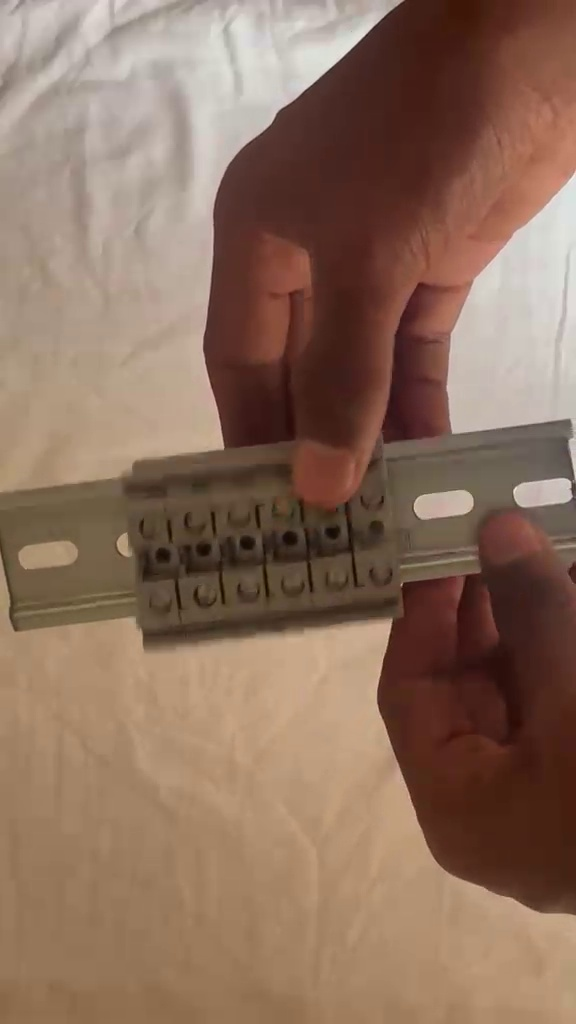
#> input picture data/sample_frames/state1_blocks_on_rail.jpg, 576 x 1024 px
$ python -i detector.py   (imports and definitions only)
#> lines starting #> are read from the running program, lines starting #| are printed output that depends on the picture; after the words box and inside, x2 and y2 are one past the last pixel; in counts of white or black regions, pixels touching at a corner belong together
#> further down, picture is the input picture: shape (1024, 576, 3); mean B, G, R 93.2, 111.2, 139.9
"""
DIN Rail & Terminal Block Locator Module.
Detects the DIN rail axis, the 6-block group boundary, partitions into deterministic
TB1-TB6 slot cells, and checks for end clamps and the end closer plate.
"""

import cv2
import numpy as np


class BlockDetector:
    def __init__(self, config: dict = None):
        self.config = config or {}
        self.total_terminals = self.config.get("assembly", {}).get("total_terminals", 6)
        self.check_end_clamps = self.config.get("assembly", {}).get("check_end_clamps", True)
        self.check_closer = self.config.get("assembly", {}).get("check_closer", True)

    def detect_assembly_cluster(self, frame):
        """
        Locates the DIN rail and mounted terminal block cluster.
        Returns:
            dict with:
                'cluster_bbox': [x, y, w, h]
                'slots': list of 6 slot dicts [TB1..TB6]
                'has_rail': bool
                'has_closer': bool
                'end_clamps': dict(left=bool, right=bool)
                'confidence': float
        """
        if frame is None or frame.size == 0:
            return None

        h, w = frame.shape[:2]
        gray = cv2.cvtColor(frame, cv2.COLOR_BGR2GRAY)
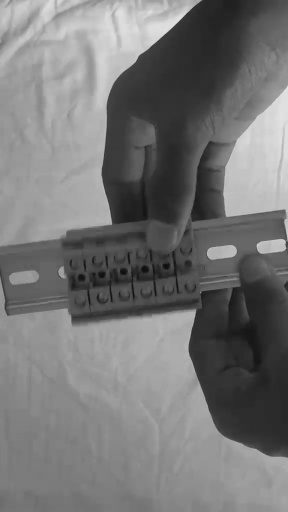
#> gray: shape (1024, 576) (shown at 1/2 size); min 13, max 239, mean 117.7

        # 1. Edge & Texture Analysis for Terminal Block group
        # Terminal blocks have strong vertical boundary edges and screw hole cavities
        blurred = cv2.GaussianBlur(gray, (5, 5), 0)
        edges = cv2.Canny(blurred, 40, 140)
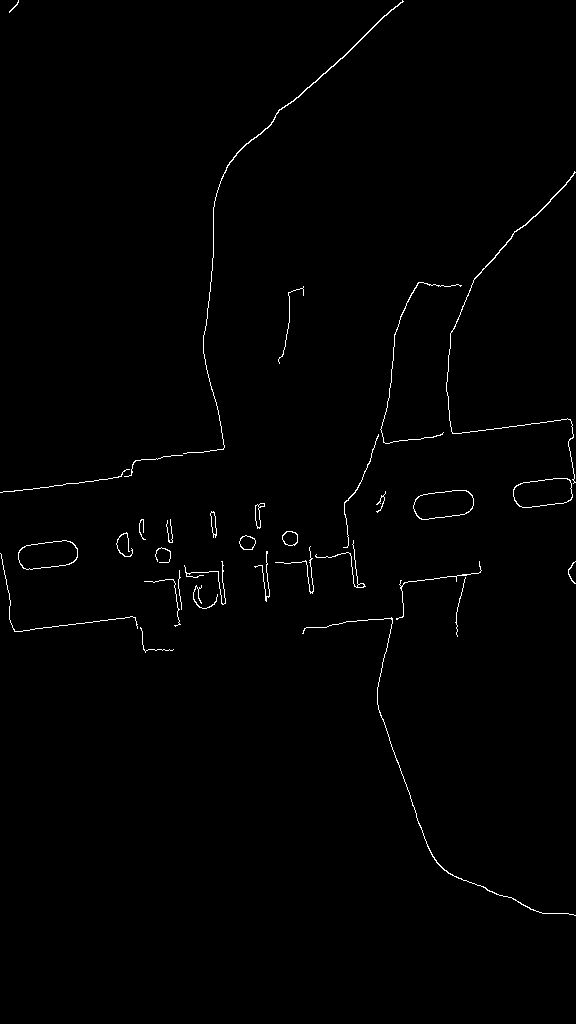
#> edges: shape (1024, 576); 0.81% white in thin lines or dots, all inside (x1, y1, x2, y2) = (0, 0, 576, 916)

        # Morphological dilation along vertical/horizontal to connect block contours
        k_rect = cv2.getStructuringElement(cv2.MORPH_RECT, (11, 7))
        morphed = cv2.morphologyEx(edges, cv2.MORPH_CLOSE, k_rect)
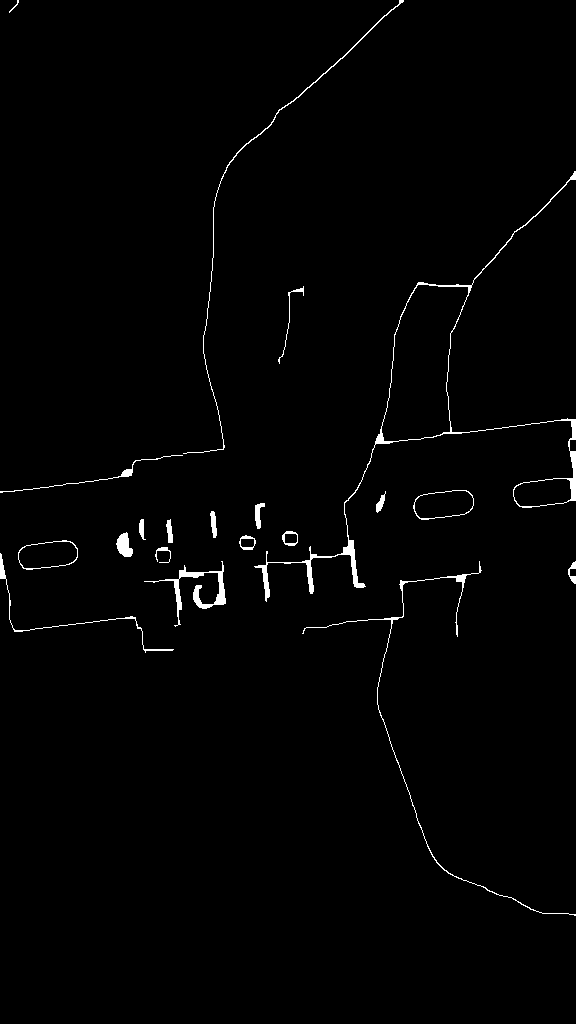
#> morphed: shape (1024, 576); 1.2% white; 20 white regions

        cnts, _ = cv2.findContours(morphed, cv2.RETR_EXTERNAL, cv2.CHAIN_APPROX_SIMPLE)
#> cnts = 20 contours, 1 with area under 20; largest, box (x1, y1, x2, y2) and area: (254, 171, 576, 602) 11536, (413, 490, 474, 520) 1370, (18, 540, 78, 570) 1334, (144, 561, 226, 627) 608, (116, 532, 133, 557) 241
        valid_cnts = []
        for c in cnts:
            area = cv2.contourArea(c)
            if area > (w * h * 0.025):  # At least 2.5% of frame
                bx, by, bw, bh = cv2.boundingRect(c)
                # Aspect ratio check: block group is typically wider or square-ish
                valid_cnts.append((area, (bx, by, bw, bh)))
#> this loop made 20 passes
#> area on passes 1 to 8: 57, 210, 607.5, 136.5, 33, 1333.5, 174.5, 241
#> after the loop, valid_cnts = []

        if not valid_cnts:
            # Fallback: adaptive thresholding on central ROI
            th = cv2.adaptiveThreshold(gray, 255, cv2.ADAPTIVE_THRESH_GAUSSIAN_C, cv2.THRESH_BINARY_INV, 25, 4)
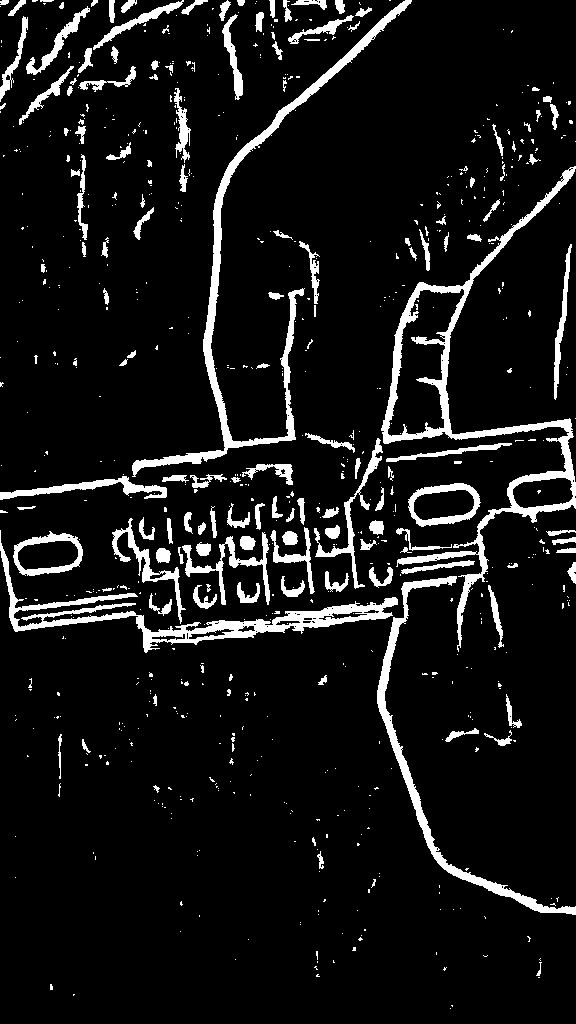
#> th: shape (1024, 576); 8.5% white; 724 white regions (573 under 20 px), largest, box (x1, y1, x2, y2) and area: (381, 166, 576, 652) 8078, (132, 0, 412, 477) 6180, (0, 530, 398, 653) 5656
            k_fb = cv2.getStructuringElement(cv2.MORPH_RECT, (15, 15))
            th_m = cv2.morphologyEx(th, cv2.MORPH_CLOSE, k_fb)
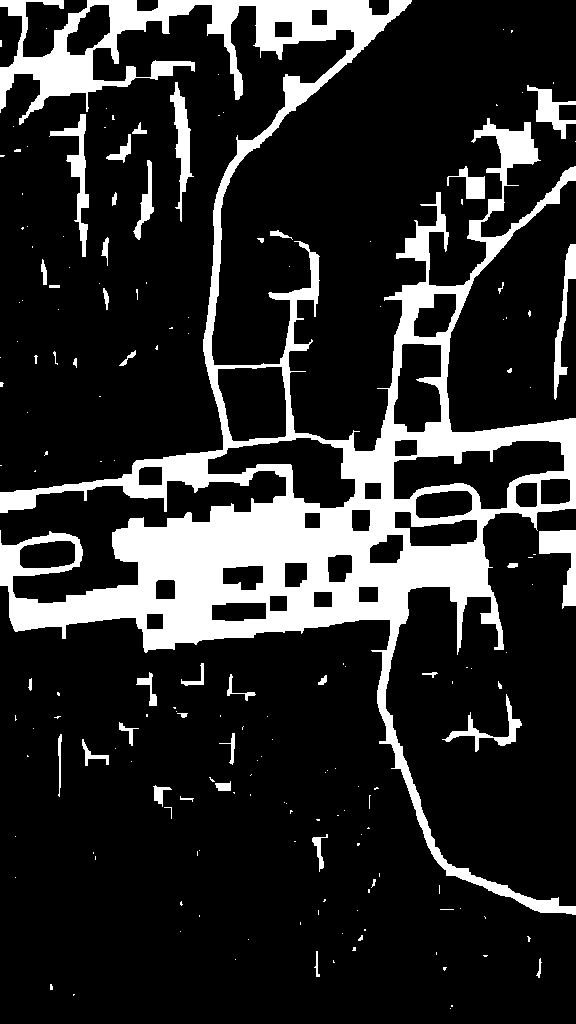
#> th_m: shape (1024, 576); 17% white; 176 white regions (133 under 20 px)
            cnts_fb, _ = cv2.findContours(th_m, cv2.RETR_EXTERNAL, cv2.CHAIN_APPROX_SIMPLE)
#> cnts_fb = 176 contours, 142 with area under 20; largest, box (x1, y1, x2, y2) and area: (0, 0, 576, 915) 118449, (539, 530, 576, 609) 1225, (49, 114, 89, 257) 1096, (170, 82, 194, 222) 1059, (554, 244, 576, 400) 848
            for c in cnts_fb:
                area = cv2.contourArea(c)
                if area > (w * h * 0.03):
                    bx, by, bw, bh = cv2.boundingRect(c)
                    valid_cnts.append((area, (bx, by, bw, bh)))
#> this loop made 176 passes
#> (area, bx, by, bw, bh) on pass 176: (118449, 0, 0, 576, 915)
#> after the loop, valid_cnts = [(118449, (0, 0, 576, 915))]

        if not valid_cnts:
            return None

        # Choose largest bounding box as main assembly
        valid_cnts.sort(key=lambda x: x[0], reverse=True)
        _, (gx, gy, gw, gh) = valid_cnts[0]
#> gx = 0; gy = 0; gw = 576; gh = 915

        # 2. Geometric Slot Partitioning (TB1 through TB6)
        # Determine orientation: DIN rail is primarily horizontal if gw >= gh, else vertical
        is_horizontal = gw >= gh
#> is_horizontal = False
        slots = []

        if is_horizontal:
            slot_w = gw / float(self.total_terminals)
            for i in range(self.total_terminals):
                sx = int(gx + i * slot_w)
                sy = gy
                sw = int(slot_w)
                sh = gh
                # Wire entry port is in the bottom/top half of the terminal block
                port_roi = [sx, int(sy + sh * 0.45), sw, int(sh * 0.55)]
                slots.append({
                    "name": f"TB{i+1}",
                    "index": i,
                    "bbox": [sx, sy, sw, sh],
                    "port_roi": port_roi,
                })
        else:
            slot_h = gh / float(self.total_terminals)
#> slot_h = 152.5
            for i in range(self.total_terminals):
                sx = gx
                sy = int(gy + i * slot_h)
                sw = gw
                sh = int(slot_h)
                port_roi = [int(sx + sw * 0.45), sy, int(sw * 0.55), sh]
                slots.append({
                    "name": f"TB{i+1}",
                    "index": i,
                    "bbox": [sx, sy, sw, sh],
                    "port_roi": port_roi,
                })
#> this loop made 6 passes
#> (sy, port_roi) on passes 1 to 6: (0, [259, 0, 316, 152]), (152, [259, 152, 316, 152]), (305, [259, 305, 316, 152]), (457, [259, 457, 316, 152]), (610, [259, 610, 316, 152]), (762, [259, 762, 316, 152])
#> after the loop, slots = 6 items

        # 3. Detect End Clamps on left and right margins of the rail
        pad_x = int(gw * 0.18)
#> pad_x = 103
        left_clamp_roi = [max(0, gx - pad_x), gy, pad_x, gh]
#> left_clamp_roi = [0, 0, 103, 915]
        right_clamp_roi = [min(w - 1, gx + gw), gy, min(pad_x, w - (gx + gw)), gh]
#> right_clamp_roi = [575, 0, 0, 915]

        # Check for edges / metal bracket presence in clamp ROIs
        def has_bracket(roi):
            rx, ry, rw, rh = roi
#> rx = 0; ry = 0; rw = 103; rh = 915
            if rw <= 5 or rh <= 5:
                return False
            crop_edges = edges[ry:ry+rh, rx:rx+rw]
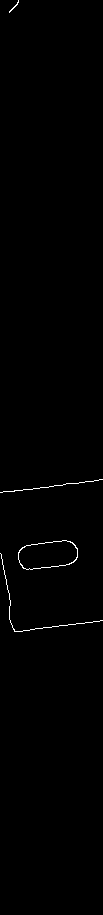
#> crop_edges: shape (915, 103); 0.48% white in thin lines or dots, all inside (x1, y1, x2, y2) = (0, 0, 103, 632)
            edge_density = cv2.countNonZero(crop_edges) / float(rw * rh)
#> edge_density = 0.00483
            return edge_density > 0.08

        has_left_clamp = has_bracket(left_clamp_roi)
#> has_left_clamp = False
        has_right_clamp = has_bracket(right_clamp_roi)
#> has_right_clamp = False

        # 4. Detect Closer (smooth insulating plate on end block)
        # Closer produces uniform texture without internal screw holes on the outer edge
        closer_roi = slots[-1]["bbox"] if slots else None
#> closer_roi = [0, 762, 576, 152]
        has_closer = True  # Verified by state classifier / texture variance

        return {
            "cluster_bbox": [gx, gy, gw, gh],
            "slots": slots,
            "has_rail": True,
            "has_closer": has_closer,
            "end_clamps": {"left": has_left_clamp, "right": has_right_clamp},
            "confidence": 0.92,
        }

>>> import cv2
>>> picture = cv2.imread('../data/sample_frames/state1_blocks_on_rail.jpg')
>>> result = BlockDetector().detect_assembly_cluster(picture)
#> result = 6 items

$ run again, on data/sample_frames/state2_closed.jpg
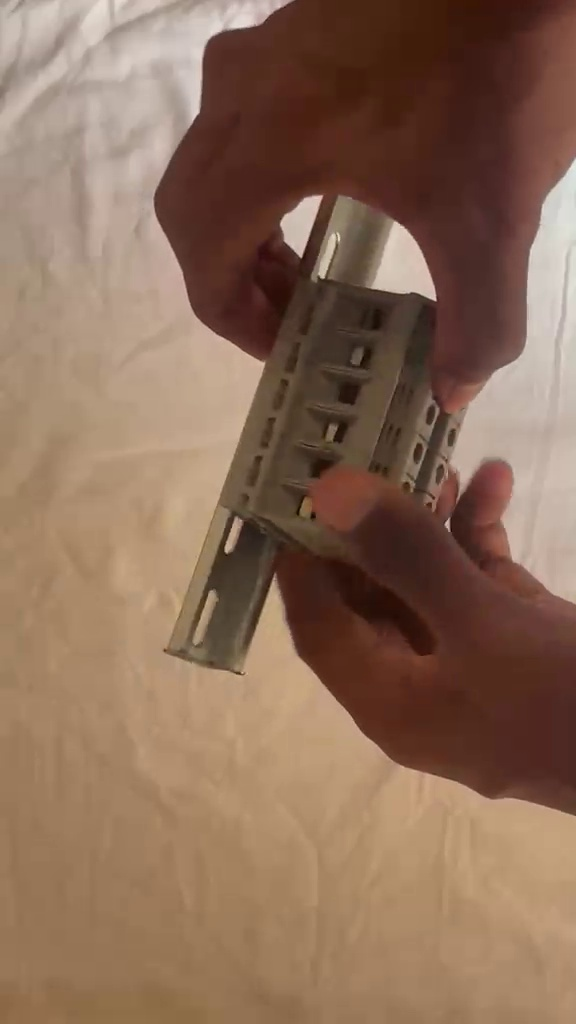
#> input picture data/sample_frames/state2_closed.jpg, 576 x 1024 px
#> picture is the input picture: shape (1024, 576, 3); mean B, G, R 88.2, 108.6, 139
#> in detect_assembly_cluster, `edges = cv2.Canny(blurred, 40, 140)`:
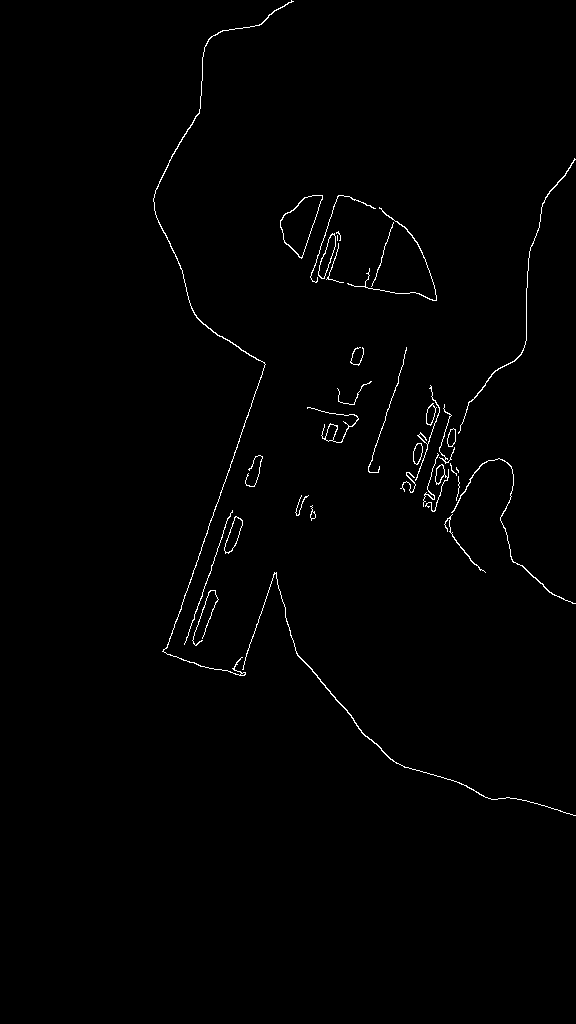
#> edges: shape (1024, 576); 0.85% white in thin lines or dots, all inside (x1, y1, x2, y2) = (153, 0, 576, 816)
#> morphed: shape (1024, 576); 1.8% white; 11 white regions
#> cnts = 11 contours; largest, box (x1, y1, x2, y2) and area: (310, 195, 437, 301) 3964, (400, 158, 576, 604) 3353, (184, 510, 243, 646) 1452, (280, 195, 323, 259) 1432, (153, 0, 576, 816) 627
#> the loop in detect_assembly_cluster, `for c in cnts:` made 11 passes
#> area on passes 1 to 8: 1452.5, 228, 283.5, 530, 24, 84.5, 161.5, 3964
#> after the loop in detect_assembly_cluster, `for c in cnts:`: valid_cnts = []
#> th: shape (1024, 576); 7.3% white; 676 white regions (515 under 20 px), largest, box (x1, y1, x2, y2) and area: (154, 0, 301, 676) 8207, (277, 571, 576, 816) 3319, (448, 152, 576, 450) 2463
#> in detect_assembly_cluster, `th_m = cv2.morphologyEx(th, cv2.MORPH_CLOSE, k_fb)`:
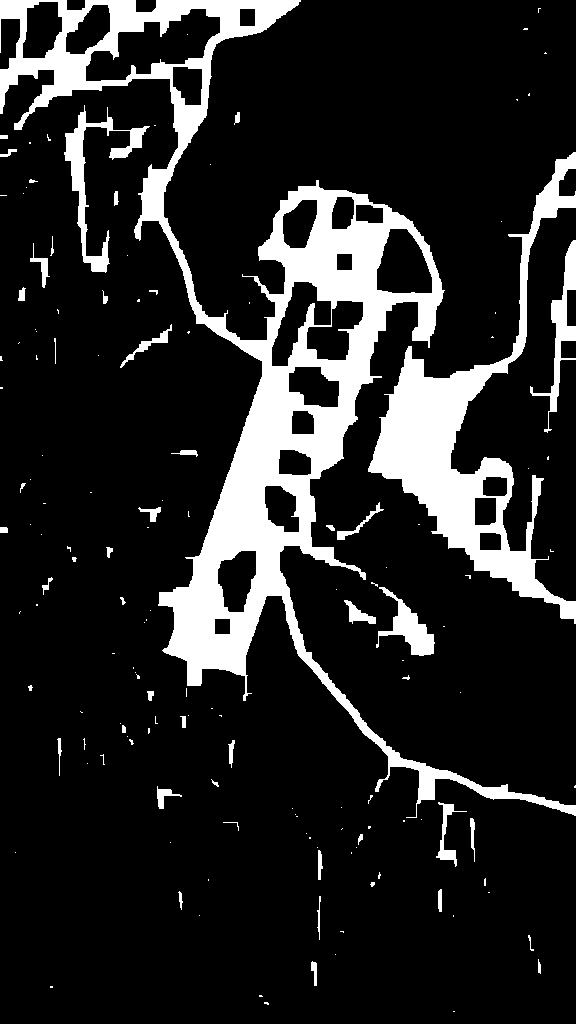
#> th_m: shape (1024, 576); 15.1% white; 149 white regions (103 under 20 px)
#> cnts_fb = 148 contours, 115 with area under 20; largest, box (x1, y1, x2, y2) and area: (0, 0, 576, 818) 80941, (368, 152, 576, 624) 20555, (64, 105, 150, 273) 2250, (530, 240, 576, 433) 1602, (376, 587, 435, 656) 1315
#> the loop in detect_assembly_cluster, `for c in cnts_fb:` made 148 passes
#> (area, bx, by, bw, bh) on passes 135, 148: (20555, 368, 152, 208, 472), (80941, 0, 0, 576, 818)
#> after the loop in detect_assembly_cluster, `for c in cnts_fb:`: valid_cnts = [(20555, (368, 152, 208, 472)), (80941, (0, 0, 576, 818))]
#> gx = 0; gw = 576; gh = 818
#> is_horizontal = False
#> slot_h = 136.3
#> the loop in detect_assembly_cluster, `for i in range(self.total_terminals):` made 6 passes
#> (sy, port_roi) on passes 1 to 6: (0, [259, 0, 316, 136]), (136, [259, 136, 316, 136]), (272, [259, 272, 316, 136]), (409, [259, 409, 316, 136]), (545, [259, 545, 316, 136]), (681, [259, 681, 316, 136])
#> after the loop in detect_assembly_cluster, `for i in range(self.total_terminals):`: slots = 6 items
#> pad_x = 103
#> left_clamp_roi = [0, 0, 103, 818]
#> right_clamp_roi = [575, 0, 0, 818]
#> rx = 0; rw = 103; rh = 818
#> crop_edges: shape (818, 103); every value is 0
#> edge_density = 0
#> has_left_clamp = False
#> closer_roi = [0, 681, 576, 136]
#> result = 6 items
